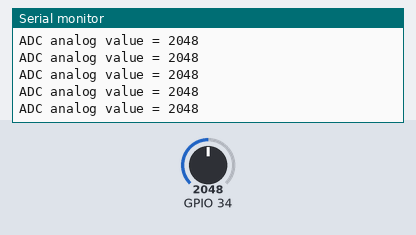
A sketch run on a simulated ESP32. Parts: the last lines printed to the serial monitor. The inputs (shaded band) are chosen by the test bench; at power-on: GPIO 34 = 2048 (analog values on the 0–4095 scale).

Above: at 1.2 s.
1.3 s: GPIO 34 set to 2866
At 1.32 s:
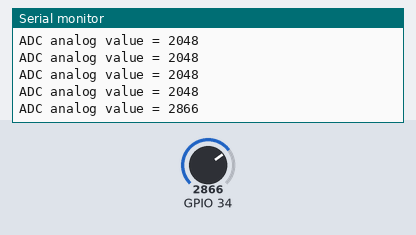
2.8 s: GPIO 34 set to 3603
At 2.84 s:
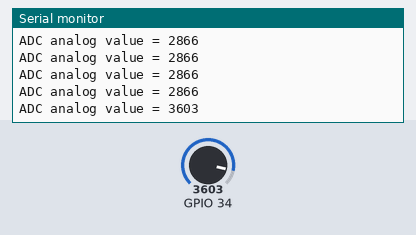
Timing chart, 0 to 5.8 s (numbered marks = the images above; inputs shaded):
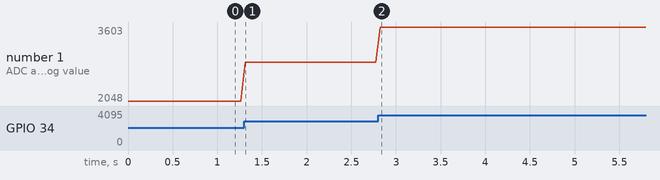

Measured:
- after the input at 1.3 s, the serial monitor: prints a new line at once (image 1)
- after the input at 2.8 s, the serial monitor: prints a new line at once (image 2)
- plotted number 1: 2048 → 2866 after the input at 1.3 s, 2866 → 3603 after the input at 2.8 s

The sketch:

Reading_Analog_Out.ino
```cpp
void setup() {
  // initialize serial communication at 115200 bits per second:
  Serial.begin(115200);

  //set the resolution to 12 bits (0-4095)
  analogReadResolution(12);
}

void loop() {
  // read the analog / millivolts value for pin 2:
  int analogValue = analogRead(34);
  int analogVolts = analogReadMilliVolts(34);

  // print out the values you read:
  Serial.printf("ADC analog value = %d\n", analogValue);
  //Serial.printf("ADC millivolts value = %d\n", analogVolts);

  delay(50);  // delay in between reads for clear read from serial
}
```
